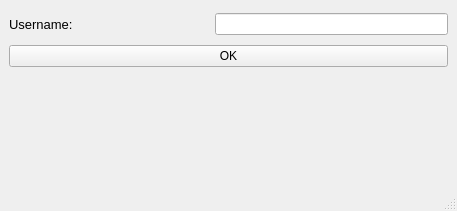
<?xml version="1.0" encoding="UTF-8"?>
<ui version="4.0">
 <class>MainWindow</class>
 <widget class="QMainWindow" name="MainWindow">
  <property name="geometry">
   <rect>
    <x>0</x>
    <y>0</y>
    <width>457</width>
    <height>211</height>
   </rect>
  </property>
  <property name="windowTitle">
   <string>Client</string>
  </property>
  <widget class="QWidget" name="centralwidget">
   <layout class="QVBoxLayout" name="verticalLayout">
    <item>
     <layout class="QHBoxLayout" name="horizontalLayout">
      <item>
       <widget class="QLabel" name="inputLabel">
        <property name="minimumSize">
         <size>
          <width>200</width>
          <height>30</height>
         </size>
        </property>
        <property name="font">
         <font>
          <pointsize>10</pointsize>
         </font>
        </property>
        <property name="text">
         <string>Username: </string>
        </property>
       </widget>
      </item>
      <item>
       <widget class="QLineEdit" name="lineEdit"/>
      </item>
     </layout>
    </item>
    <item>
     <widget class="QPushButton" name="pushButton">
      <property name="text">
       <string>OK</string>
      </property>
     </widget>
    </item>
    <item>
     <widget class="QLabel" name="resultLabel">
      <property name="text">
       <string/>
      </property>
     </widget>
    </item>
   </layout>
  </widget>
  <widget class="QMenuBar" name="menubar">
   <property name="geometry">
    <rect>
     <x>0</x>
     <y>0</y>
     <width>457</width>
     <height>26</height>
    </rect>
   </property>
  </widget>
  <widget class="QStatusBar" name="statusbar"/>
 </widget>
 <resources/>
 <connections/>
</ui>
